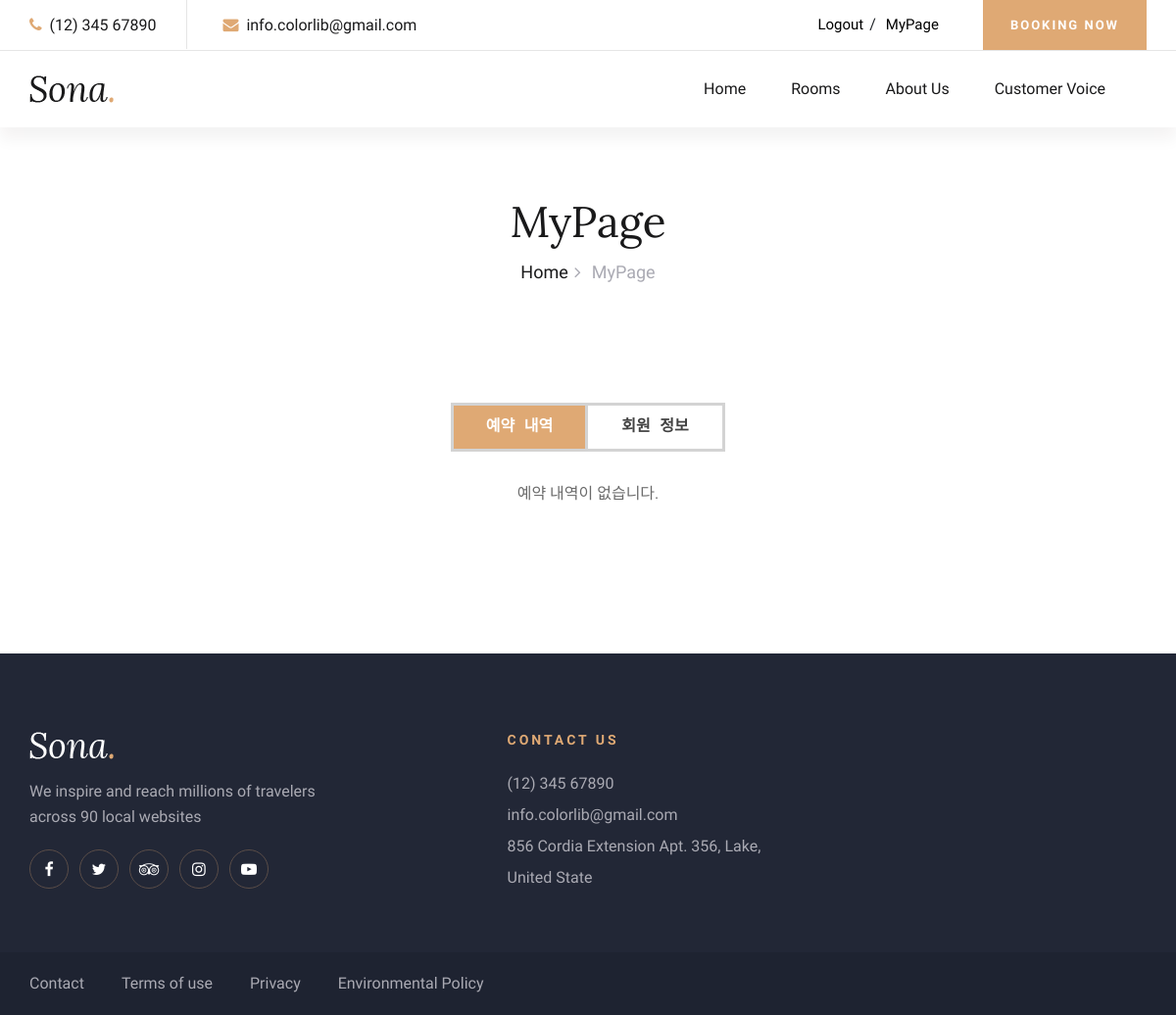
/mypage/mypage-1/ (signed in), run on an earlier commit of the app's database.
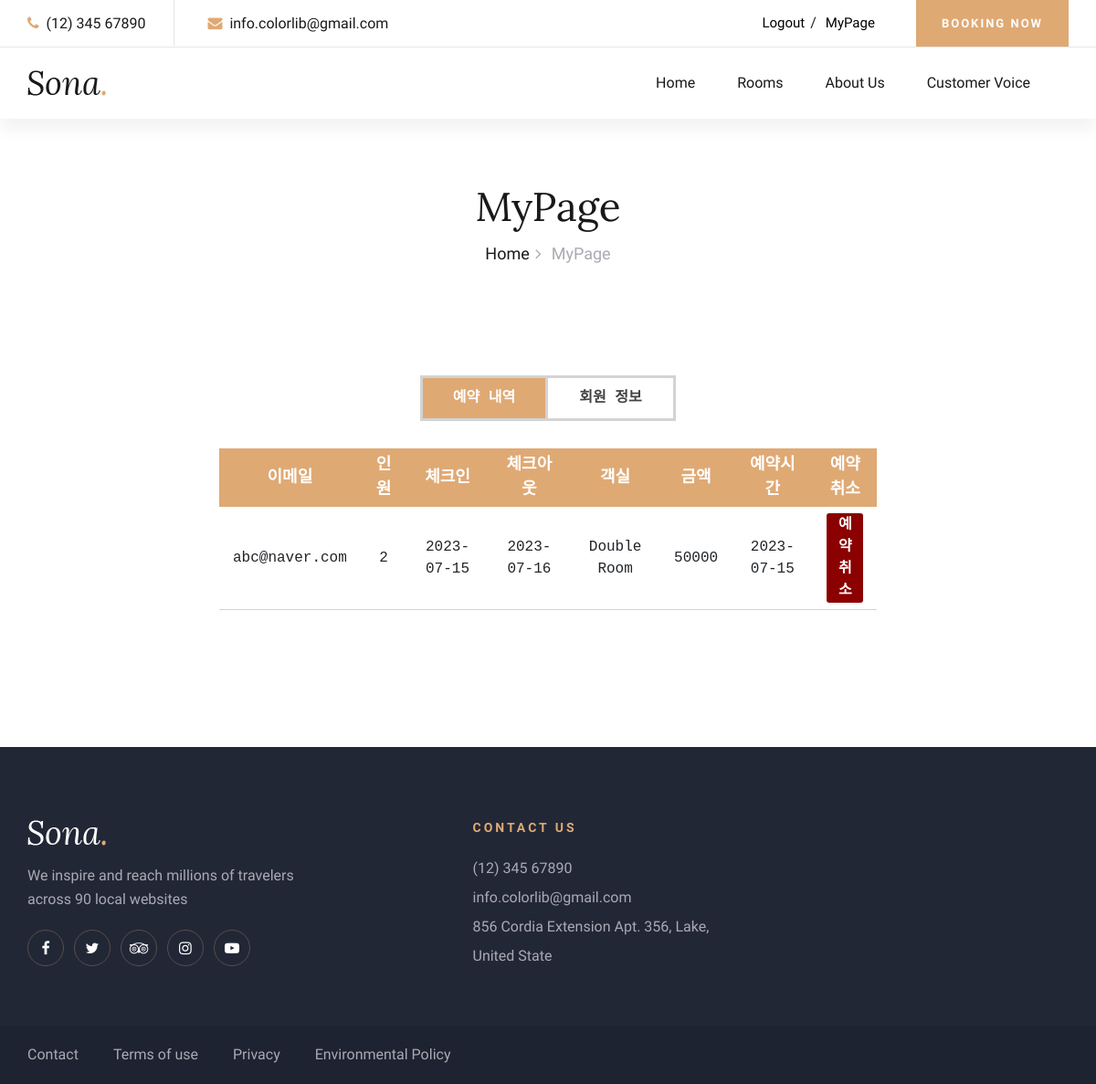
And on a later commit of the database.
### booking/models.py (models this page shows, shortened)
class Reservation(models.Model):
    user = models.ForeignKey(User, on_delete=models.CASCADE)
    room = models.ForeignKey(Room, on_delete=models.CASCADE)
    check_in = models.DateField()
    check_out = models.DateField()
    guest_count = models.IntegerField()
    card_number = models.CharField(max_length=16)
    expiry_date = models.CharField(max_length=5)
    guest_name = models.CharField(max_length=100)
    created_at = models.DateTimeField(auto_now_add=True)
    total_price=models.IntegerField()

class Room(models.Model):
    name = models.CharField(max_length=100)
    image = models.ImageField(upload_to='UploadAdminImages/') # 관리자 페이지에서 업로드 가능
    price = models.PositiveIntegerField()
    size = models.PositiveIntegerField()
    capacity = models.PositiveIntegerField()
    def __str__(self):
        return self.name

### mypage/views.py (the view)
# urls.py: path('mypage-1/', mypage_1, name='mypage_1'),
@login_required
def mypage_1(request):
    reservations = Reservation.objects.filter(user=request.user)
    return render(request, 'mypage-1.html', {'reservations': reservations})

### mypage/templates/mypage-1.html (shortened to what this page needs)
{% load static %}
<!DOCTYPE html>
<html lang="zxx">
  <head>
    <link
      rel="stylesheet"
      href="../../static/css/bootstrap.min.css"
      type="text/css"
    />
    <link
      rel="stylesheet"
      href="../../static/css/font-awesome.min.css"
      type="text/css"
    />
    <link
      rel="stylesheet"
      href="../../static/css/elegant-icons.css"
      type="text/css"
    />
    <link
      rel="stylesheet"
      href="../../static/css/flaticon.css"
      type="text/css"
    />
    <link
      rel="stylesheet"
      href="../../static/css/owl.carousel.min.css"
      type="text/css"
    />
    <link
      rel="stylesheet"
      href="../../static/css/nice-select.css"
      type="text/css"
    />
    <link
      rel="stylesheet"
      href="../../static/css/jquery-ui.min.css"
      type="text/css"
    />
    <link
      rel="stylesheet"
      href="../../static/css/magnific-popup.css"
      type="text/css"
    />
    <link
      rel="stylesheet"
      href="../../static/css/slicknav.min.css"
      type="text/css"
    />
    <link rel="stylesheet" href="../../static/css/style.css" type="text/css" />
  </head>
  <body>
    <header class="header-section header-normal">
      <div class="top-nav">
        <div class="container">
          <div class="row">
            <div class="col-lg-6">
              <ul class="tn-left">
                <li><i class="fa fa-phone"></i> (12) 345 67890</li>
                <li><i class="fa fa-envelope"></i> info.colorlib@gmail.com</li>
              </ul>
            </div>
            <div class="col-lg-6">
              <div class="tn-right">
                <div class="top-social">
                  {% if user.is_authenticated %}
                  <form
                    action="{% url 'accounts:logout' %}"
                    method="POST"
                    style="margin: 0px; float: left"
                  >
                    <button
                      class="log"
                      type="submit"
                      style="
                        border: 0px;
                        background-color: white;
                        font-size: 15px;
                      "
                    >
                      Logout
                    </button>
                  </form>
                  {% endif %} /
                  <button
                    class="myPage"
                    type="button"
                    onclick="location.href='{% url 'mypage:mypage_1' %}'"
                    style="
                      border: 0px;
                      background-color: white;
                      font-size: 15px;
                    "
                  >
                    MyPage
                  </button>
                </div>
                <a href="{% url 'booking:booking' %}" class="bk-btn"
                  >Booking Now</a
                >
              </div>
            </div>
          </div>
        </div>
      </div>
      <div class="menu-item">
        <div class="container">
          <div class="row">
            <div class="col-lg-2">
              <div class="logo">
                <a href="{% url 'booking:index' %}">
                  <img src="../../static/img/logo.png" alt="" />
                </a>
              </div>
            </div>
            <div class="col-lg-10">
              <div class="nav-menu">
                <nav class="mainmenu">
                  <ul>
                    <li><a href="{% url 'booking:index' %}">Home</a></li>
                    <li><a href="{% url 'booking:rooms' %}">Rooms</a></li>
                    <li><a href="{% url 'booking:about_us' %}">About Us</a></li>
                    <li>
                      <a href="{% url 'inquiries:customer_voice' %}"
                        >Customer Voice</a
                      >
                    </li>
                  </ul>
                </nav>
              </div>
            </div>
          </div>
        </div>
      </div>
    </header>
    <div class="breadcrumb-section">
      <div class="container">
        <div class="row">
          <div class="col-lg-12">
            <div class="breadcrumb-text">
              <h2>MyPage</h2>
              <div class="bt-option">
                <a href="{% url 'booking:index' %}">Home</a>
                <span>MyPage</span>
              </div>
            </div>
          </div>
        </div>
      </div>
    </div>
    <div class="mypage" style="font-family: 'Courier New', Courier, monospace">
      <div class="menu">
        <div class="mypagemenu">
          <ul>
            <li style="background-color: #dfa974; color: white">
              <a href="{% url 'mypage:mypage_1' %}">예약 내역</a>
            </li>
            <li style="color: #424242">
              <a href="{% url 'mypage:mypage_2' %}">회원 정보</a>
            </li>
          </ul>
        </div>
      </div>
      {% if reservations %}
      <table>
        <thead>
          <tr>
            <th>이메일</th>
            <th>인원</th>
            <th>체크인</th>
            <th>체크아웃</th>
            <th>객실</th>
            <th>금액</th>
            <th>예약시간</th>
            <th>예약 취소</th>
          </tr>
        </thead>
        <tbody>
          {% for reservation in reservations %}
          <tr>
            <td>{{ reservation.user }}</td>
            <td>{{ reservation.guest_count }}</td>
            <td>{{ reservation.check_in|date:"Y-m-d" }}</td>
            <td>{{ reservation.check_out|date:"Y-m-d" }}</td>
            <td>{{ reservation.room }}</td>
            <td>{{ reservation.total_price }}</td>
            <td>{{ reservation.created_at|date:"Y-m-d" }}</td>
            <td>
              <form
                action="{% url 'booking:reservation_delete' reservation.pk %}"
                method="post"
              >
                <button type="submit" class="delete_btn">예약 취소</button>
              </form>
            </td>
          </tr>
          {% endfor %}
        </tbody>
      </table>
      {% else %}
      <p style="text-align: center; margin-top: px">예약 내역이 없습니다.</p>
      {% endif %}
    </div>
    <footer class="footer-section">
      <div class="container">
        <div class="footer-text">
          <div class="row">
            <div class="col-lg-4">
              <div class="ft-about">
                <div class="logo">
                  <a href="#">
                    <img src="../../static/img/footer-logo.png" alt="" />
                  </a>
                </div>
                <p>
                  We inspire and reach millions of travelers<br />
                  across 90 local websites
                </p>
                <div class="fa-social">
                  <a href="#"><i class="fa fa-facebook"></i></a>
                  <a href="#"><i class="fa fa-twitter"></i></a>
                  <a href="#"><i class="fa fa-tripadvisor"></i></a>
                  <a href="#"><i class="fa fa-instagram"></i></a>
                  <a href="#"><i class="fa fa-youtube-play"></i></a>
                </div>
              </div>
            </div>
            <div class="col-lg-3 offset-lg-1">
              <div class="ft-contact">
                <h6>Contact Us</h6>
                <ul>
                  <li>(12) 345 67890</li>
                  <li>info.colorlib@gmail.com</li>
                  <li>856 Cordia Extension Apt. 356, Lake, United State</li>
                </ul>
              </div>
            </div>
          </div>
        </div>
      </div>
      <div class="copyright-option">
        <div class="container">
          <div class="row">
            <div class="col-lg-7">
              <ul>
                <li><a href="#">Contact</a></li>
                <li><a href="#">Terms of use</a></li>
                <li><a href="#">Privacy</a></li>
                <li><a href="#">Environmental Policy</a></li>
              </ul>
            </div>
          </div>
        </div>
      </div>
    </footer>
  </body>
</html>

### accounts/static/css/style.css (style rules this page uses)
html, body { height: 100%; font-family: "Cabin", sans-serif; -webkit-font-smoothing: antialiased; font-smoothing: antialiased; }
h1, h2, h3, h4, h5, h6 { margin: 0; color: #111111; font-weight: 400; font-family: "Lora", serif; }
h2 { font-size: 36px; }
h6 { font-size: 16px; }
p { font-size: 16px; font-family: "Cabin", sans-serif; color: #6b6b6b; font-weight: 400; line-height: 26px; margin: 0 0 15px 0; }
img { max-width: 100%; }
ul, ol { padding: 0; margin: 0; }
.header-section.header-normal .menu-item { -webkit-box-shadow: 0px 12px 15px rgba(36, 11, 12, 0.05); box-shadow: 0px 12px 15px rgba(36, 11, 12, 0.05); }
.top-nav { border-bottom: 1px solid #e5e5e5; }
.top-nav .tn-left li { list-style: none; display: inline-block; font-size: 16px; color: #19191a; font-weight: 500; padding: 14px 0 12px; margin-right: 64px; position: relative; }
.top-nav .tn-left li:after { position: absolute; right: -32px; top: 0; width: 1px; height: 100%; background: #e5e5e5; content: ""; }
.top-nav .tn-left li:last-child { margin-right: 0; }
.top-nav .tn-left li:last-child:after { display: none; }
.top-nav .tn-left li i { color: #dfa974; margin-right: 4px; }
.top-nav .tn-right { text-align: right; }
.top-nav .tn-right .top-social { display: inline-block; margin-right: 35px; padding: 13px 0; }
.top-nav .tn-right .bk-btn { display: inline-block; font-size: 13px; font-weight: 700; padding: 16px 28px 15px; background: #dfa974; color: #ffffff; text-transform: uppercase; letter-spacing: 2px; }
.menu-item { position: relative; z-index: 9; }
.menu-item .logo { padding: 25px 0; }
.menu-item .logo a { display: inline-block; }
.menu-item .nav-menu { text-align: right; }
.menu-item .nav-menu .mainmenu { display: inline-block; }
.menu-item .nav-menu .mainmenu li { list-style: none; display: inline-block; position: relative; z-index: 1; }
.menu-item .nav-menu .mainmenu li a { font-size: 16px; color: #19191a; margin-right: 42px; font-weight: 500; display: inline-block; padding: 27px 0; position: relative; -webkit-transition: all 0.3s; -o-transition: all 0.3s; transition: all 0.3s; }
.menu-item .nav-menu .mainmenu li a:after { position: absolute; left: 0; top: 52px; width: 100%; height: 2px; background: #dfa974; content: ""; opacity: 0; -webkit-transition: all 0.3s; -o-transition: all 0.3s; transition: all 0.3s; }
.footer-section { margin-top: 150px; background: #222736; }
.footer-section .footer-text { padding: 80px 0 30px; }
.footer-section .footer-text .ft-about { margin-bottom: 30px; }
.footer-section .footer-text .ft-about .logo { margin-bottom: 20px; }
.footer-section .footer-text .ft-about .logo a { display: inline-block; }
.footer-section .footer-text .ft-about p { color: #aaaab3; margin-bottom: 20px; }
.footer-section .footer-text .ft-about .fa-social a { display: inline-block; height: 40px; width: 40px; font-size: 16px; line-height: 40px; text-align: center; color: #ffffff; border: 1px solid #5a4d48; border-radius: 50%; -webkit-transition: all 0.3s; -o-transition: all 0.3s; transition: all 0.3s; margin-right: 7px; }
.footer-section .footer-text .ft-contact { margin-bottom: 30px; }
.footer-section .footer-text .ft-contact h6 { font-size: 14px; color: #dfa974; text-transform: uppercase; font-weight: 700; letter-spacing: 3px; font-family: "Cabin", sans-serif; margin-bottom: 20px; }
.footer-section .footer-text .ft-contact ul li { font-size: 16px; color: #aaaab3; line-height: 32px; list-style: none; }
.footer-section .copyright-option { background: rgba(16, 20, 31, 0.2); padding: 20px 0; }
.footer-section .copyright-option ul li { list-style: none; display: inline-block; margin-right: 34px; }
.footer-section .copyright-option ul li:last-child { margin-right: 0; }
.footer-section .copyright-option ul li a { font-size: 16px; color: #aaaab3; }
.breadcrumb-section { padding-top: 70px; padding-bottom: 80px; }
.breadcrumb-text { text-align: center; }
.breadcrumb-text h2 { font-size: 44px; color: #19191a; margin-bottom: 12px; }
.breadcrumb-text .bt-option a { display: inline-block; font-size: 18px; color: #19191a; margin-right: 20px; position: relative; font-weight: 500; }
.breadcrumb-text .bt-option a:after { position: absolute; right: -13px; top: 1px; content: ""; font-size: 18px; font-family: "FontAwesome"; color: #aaaab3; }
.breadcrumb-text .bt-option span { display: inline-block; font-size: 18px; color: #aaaab3; }
@media only screen and (min-width: 1200px) { .container { max-width: 1170px; } }

What changed in the data, as far as the page shows it:
added Reservation: user "abc@naver.com", guest_count "2", check_in "2023-07-15", check_out "2023-07-16", room "Double Room", total_price "50000", created_at "2023-07-15"
Also different on the page:
text no longer shown: "예약 내역이 없습니다."
text now shown: "이메일 인원 체크인 체크아웃 객실 금액 예약시간 예약 취소"
